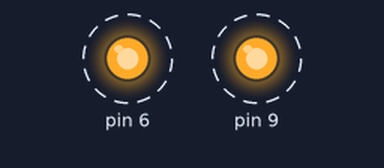
The sketch below on a simulated Arduino Uno, built with avr-gcc and run on an emulated ATmega328P. Shown: output pins drawn as LEDs (lit = HIGH). Dashed ring = blinking.

Above: at 0.2 s.
Timing chart, 0 to 3.0 s (numbered marks = the images above):
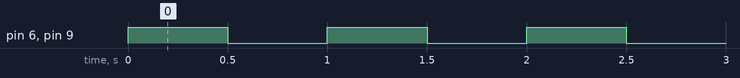

Measured:
- by itself, pin 6, pin 9: alternates HIGH for 0.50 s and LOW for 0.50 s

The sketch:

95_acceso_registro_con_puntero4.ino.ino
```cpp
void setup() {
 //aqui en setup no uso ninguna macro para referirme a los puertos.

 int * ddrb = 0x24; //define puntero a entero y le asigna la direccion 0x24 (que es la direccion fija del puerto DDRB).

 *ddrb = 0b00000010; //al puerto DDRB le cargo el valor 00000010 (pin 1 en alto: lo configura como salida: LED rojo del ponchito).

 *(unsigned char *) 0x2A = 0b01000000;    // Lo que contiene la direccion de memoria 0x2A(direccion fija del DDRD) es
                                          // igual a 0b01100000: hace exactamente lo mismo que lo que hace con
                                          // el puerto DDRB de arriba pero ahora, con el puerto DDRD. Y le pone
                                          // en alto el pin 6 (o sea: lo configura como salida: LED amarillo del ponchitito).
                                          // Pude referirme a la direcciond e memoria como un unsigned char 8bits.
                                          // Se pone de manifiesto que el nombre de una variable es en si mismo
                                          // su direccion de memoria: 0x2A o bien 42(dec) o bien 0b00101010.
}

void loop() {

//aqui en loop ya sí uso las macros para referirme a los puertos.

  PIND = 0b01000000; // Toglea el pin 6 del puerto PORTD atravez de colocarle un 1 en el bit 6 del puerto PIND.
  PINB = 0b00000010; // Tóglia el pin 1 del puerto PORTB a traves de colocarle un 1 en el bit 1 del puerto PINB.

delay(500);  //deláya 500 milisegundos.
}
```
